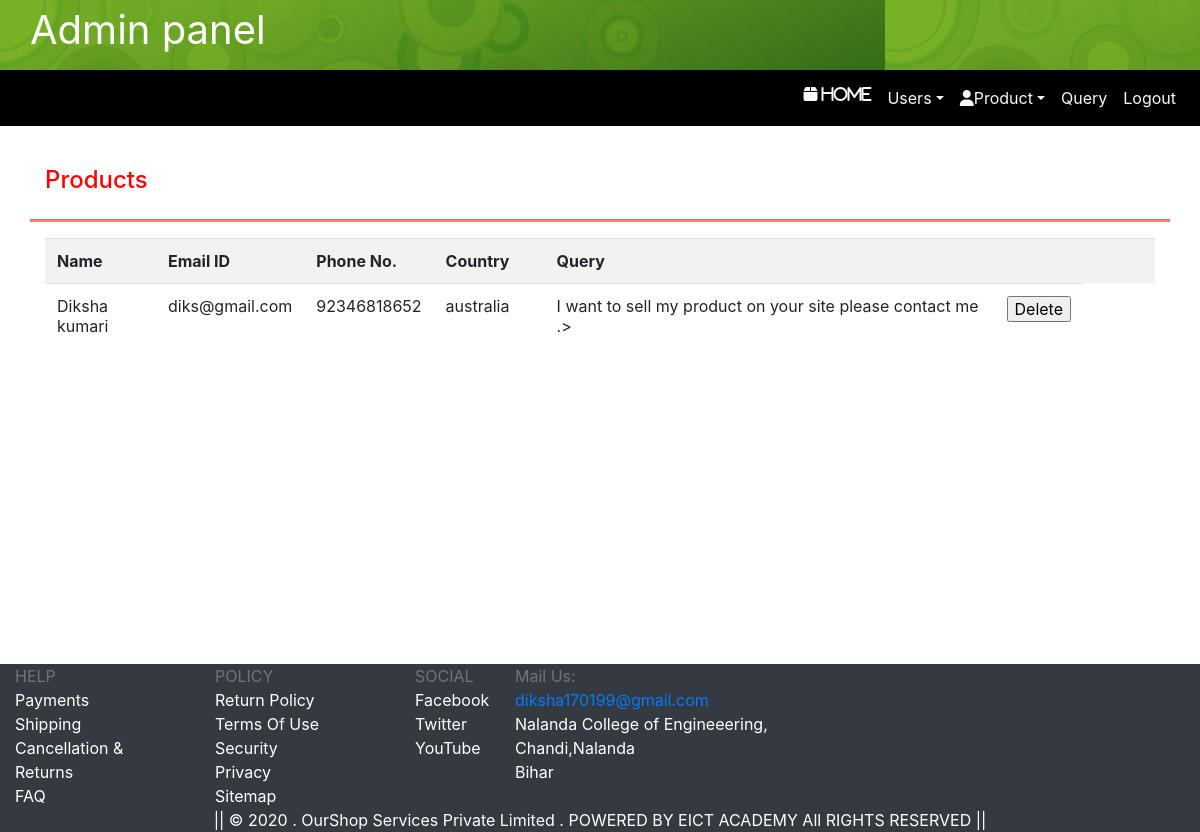
The app's page /adminpannel/query.php (signed in) with its own data.
### tables this page shows
CREATE TABLE IF NOT EXISTS `contact_us` (
  `name` varchar(30) NOT NULL,
  `email` varchar(50) NOT NULL,
  `phone` varchar(50) NOT NULL,
  `country` varchar(50) NOT NULL,
  `subject` varchar(300) NOT NULL,
  PRIMARY KEY (`phone`)
);

### adminpannel/query.php (the view, shortened to what this page needs)
<html>
    <head>
        <link rel="stylesheet" href="https://stackpath.bootstrapcdn.com/bootstrap/4.5.0/css/bootstrap.min.css">
        <link rel="stylesheet" type="text/css" href="https://cdnjs.cloudflare.com/ajax/libs/font-awesome/4.7.0/css/font-awesome.min.css">
    </head>
    <body>
        <?php include 'header.php';?>
        <?php include 'adminmenu.php'; ?>
        <div class="content-wrapper" style="padding-bottom:300px">
            <div class="container">
                <div class="row">
                <div class="col-md-12" style="padding-top:40px">
                    <h4 class="page-head-line" style="color:red">Products</h4>
                </div>
                    <hr style="background-color:salmon;width:100%;height:2px">
            </div>
                <div class='row'>
                    <div class='col-sm-12'>
                        <?php
                        $result=mysql_query("select * from contact_us ");
                        if(mysql_affected_rows()>0)
                        {
                            echo "<table class='table table-striped table-hover' width='100%'>";
                            echo "<tr>";
                            echo "<th>Name</th><th>Email ID</th><th>Phone No.</th><th>Country</th><th>Query</th><th></th><th></th><th></th><th></th>";
                        echo "</tr>";
                        while($r=mysql_fetch_array($result)){
                            echo "<tr>";
                            echo "<td style='width:10%'>$r[0]</td>";
                            echo "<td style='width:10%'>$r[1]</td>";
                            echo "<td style='width:10%'>$r[2]</td>";
                            echo "<td style='width:10%'>$r[3]</td>";
                            echo "<td>$r[4]></td>";
                            echo "<td><a href='deletequery.php?email=$r[1]'><input type='button' value='Delete' class='btn1'/></a></td>";
                        }
                        echo "</table>";
                        }
 else {
     echo "not found!!";
 }
                        ?>
                    </div>
                </div>
            </div>
        </div>
        <?php include 'footer.php' ?>
    </body>
</html>

### records on screen
contact_us: name "Diksha kumari", email "diks@gmail.com", phone "92346818652", country "australia", subject "I want to sell my product on your site please contact me ."
